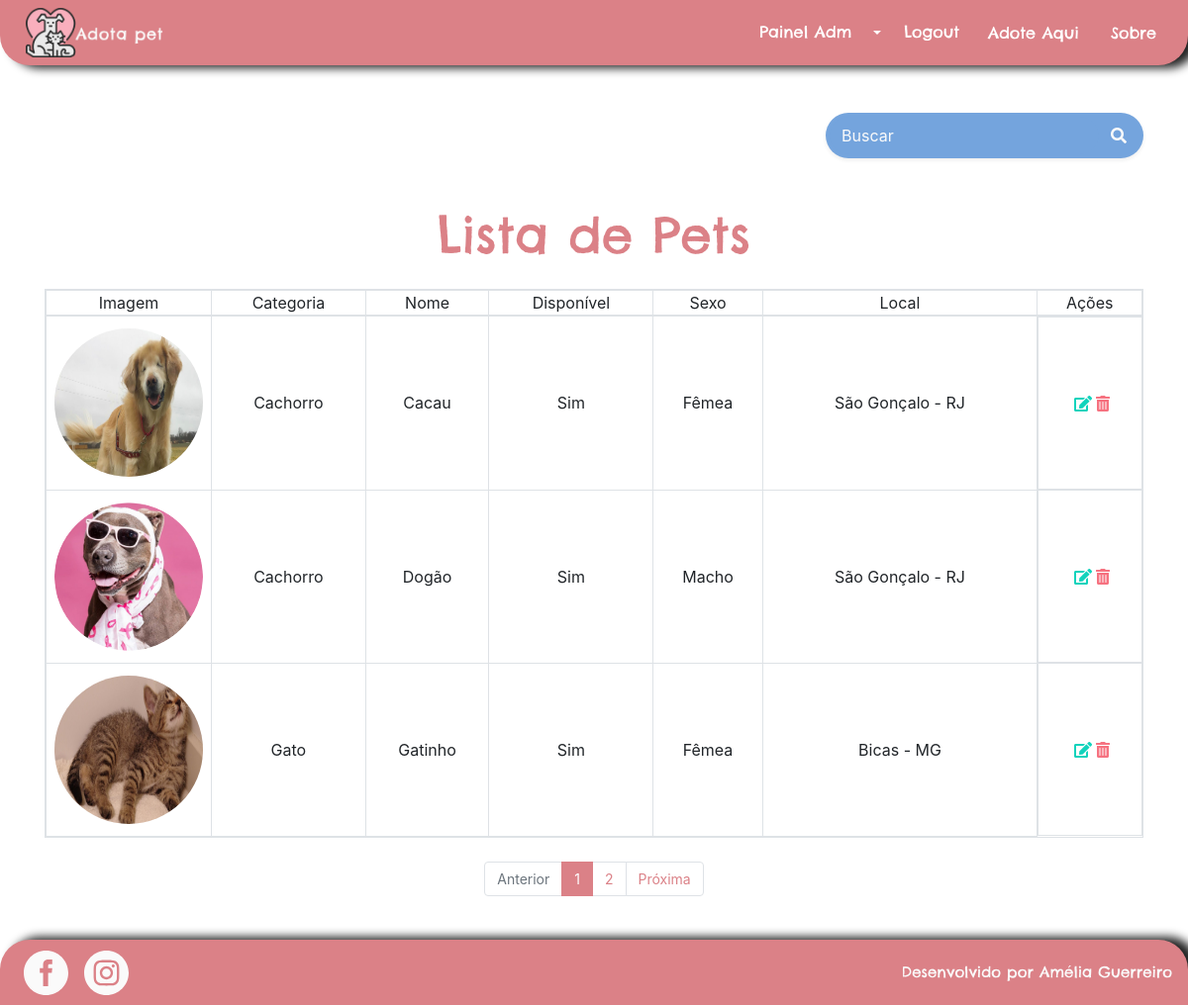
Page /pets/lista_pets/ (signed in) on the earlier database version.
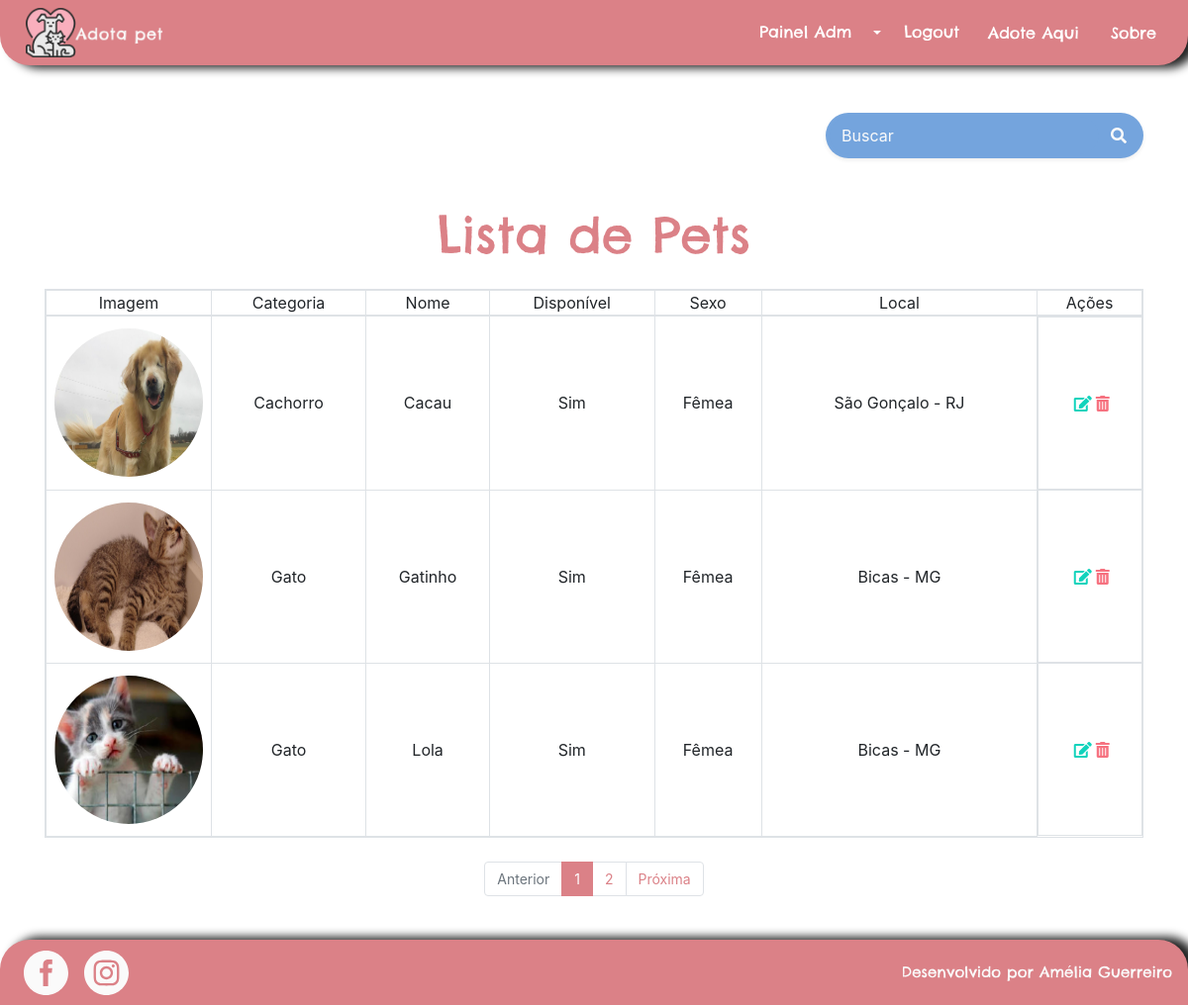
Same page on the later database version.
### pet/models.py (models this page shows, shortened)
class Pet(models.Model):
    categoria = models.ForeignKey(Categoria, related_name='pets', on_delete=models.DO_NOTHING)
    nome = models.CharField(max_length=100, db_index=True)
    slug = models.SlugField(max_length=100)
    imagem = models.CharField(max_length=50, blank=True)
    preco = models.DecimalField(max_digits=6, decimal_places=2)
    disponivel = models.BooleanField(default=False)
    link_instagram = models.URLField(max_length=200, blank=True)
    link_facebook = models.URLField(max_length=200, blank=True)
    telefone = models.CharField(max_length=15)
    sexo_escolhas = [('F', 'Fêmea'), ('M', 'Macho'), ('N', 'Não sei')]
    sexo = models.CharField(max_length=1, choices=sexo_escolhas, default='N')
    descricao = models.TextField()
    data_cadastro = models.DateField(default=datetime.now)
    data_nascimento = models.DateField(blank=True)
    likes = models.PositiveIntegerField(default=0)
    dislikes = models.PositiveIntegerField(default=0)
    raca = models.CharField(max_length=20, blank=True)
    estado_escolhas = [('AC', 'Acre'), ('AL', 'Alagoas'), ('AP', 'Amapá'), ('AM', 'Amazonas'),
                       ('BA', 'Bahia'), ('CE', 'Ceará'), ('ES', 'Espírito Santo'), ('GO', 'Goiás'),
                       ('MA', 'Maranhão'), ('MT', 'Mato Grosso'), ('MS', 'Mato Grosso do Sul'),
                       ('MG', 'Minas Gerais'), ('PA', 'Pará'), ('PB', 'Paraíba'), ('PR', 'Paraná'),
                       ('PE', 'Pernambuco'),('PI', 'Piauí'), ('RJ', 'Rio de Janeiro'),
                       ('RN', 'Rio Grande do Norte'), ('RS', 'Rio Grande do Sul'),
                       ('RO', 'Rondônia'), ('RR', 'Roraima'), ('SC', 'Santa Catarina'),
                       ('SP', 'São Paulo'), ('SE', 'Sergipe'),
                       ('TO', 'Tocantins'), ('DF', 'Distrito Federal')]
    estado = models.CharField(max_length=2, choices=estado_escolhas)
    cep = models.CharField(max_length=9)
    cidade = models.CharField(max_length=20)
    usuario = models.ForeignKey(User, on_delete=models.CASCADE, null=True)
    class Meta:
        db_table='pet'
    def __str__(self):
        return self.nome
    def get_sexo(self):
        if self.sexo == "M":
            return "Macho"
        elif self.sexo == "F":
            return "Fêmea"
        elif self.sexo == "N":
            return "Não sabe"
    def get_disponivel(self):
        if self.disponivel:
            return "Sim"
        else:
            return "Não"

### categoria/models.py (models this page shows)
class Categoria(models.Model):
    nome = models.CharField(max_length=70, db_index=True, unique=True)
    slug = models.SlugField(max_length=70)
    class Meta:
        db_table = 'categoria'
        ordering = ('nome', )
    def __str__(self):
        return self.nome

### pet/views.py (the view)
# urls.py: path('lista_pets/', views.lista_pets, name='lista_pets'),
@user_passes_test(lambda u: u.is_staff)
def lista_pets(request):
    form = PesquisaPetForm(request.GET)
    if form.is_valid():
        query_string = form.cleaned_data['query_string']
        lista_de_pets = Pet.objects.filter(nome__icontains=query_string).order_by('nome') | Pet.objects.filter(cidade__icontains=query_string).order_by('nome') | Pet.objects.filter(estado__icontains=query_string).order_by('nome')
        paginator = Paginator(lista_de_pets, 3)
        pagina = request.GET.get('pagina')
        page_obj = paginator.get_page(pagina)
        print(lista_de_pets)
        print(page_obj)
        return render(request, 'pet/pesquisa_pet.html', {'pets': page_obj, 'form': form, 'query_string': query_string})
    else:
        raise ValueError("Ocorreu um erro inesperado ao tentr recuperar pet.")

### pet/forms.py
class PesquisaPetForm(forms.Form):
    query_string = forms.CharField(
        widget=forms.TextInput(attrs={'class': 'form-control border-0 bg-secondary', 'max-lenght': '100',
                                      'placeholder': 'Buscar', 'aria-describedby': 'button-addon1',
                                      'style': 'border-radius: 25px; background-color: var(--blue) !important; color: var(--white)'}, ),
        required=False
    )

### pet/templates/pet/pesquisa_pet.html (shortened to what this page needs)
{%  extends "base.html" %}
{% load static %}
{% block corpo %}
    <div class="container">
        <form action="" method="GET" class="d-flex justify-content-center justify-content-sm-end mb-3 mt-5">
            <div class="p-1 bg-secondary rounded rounded-pill shadow-sm mb-4" style="background-color: var(--blue) !important;">
                <div class="input-group">
                    {{ form.query_string }}
                     <div class="input-group-append">
                        <button id="button-addon1" type="submit" class="btn btn-link text-light">
                            <i class="fa fa-search"></i>
                        </button>
                    </div>
                </div>
            </div>
        </form>
        {% if pets %}
            <h1 class="mb-4 mt-4 text-center text-primary" style="font-size: 50px">Lista de Pets</h1>
            <table class="table-bordered table-responsive w-100 mx-auto mb-4">
                <thead>
                    <tr>
                        <th class="text-center">Imagem</th>
                        <th class="text-center">Categoria</th>
                        <th class="text-center">Nome</th>
                        <th class="text-center">Disponível</th>
                        <th class="text-center">Sexo</th>
                        <th class="text-center">Local</th>
                        <th  class="text-center" > Ações </th>
                    </tr>
                </thead>
                <tbody>
                    {%  for pet in pets %}
                        <tr>
                            <td class="text-center align-middle" width="15%">
                                <img style="width: 150px; height: 150px; border-radius: 200px;" class="mb-2 mt-2 ml-2 mr-2" src="{% static 'images/pets/' %}{{ pet.imagem }}" alt="{{ pet.nome }}">
                            </td>
                            <td class="text-center align-middle ml-2 mr-2" >
                                {{ pet.categoria }}
                            </td>
                            <td class="text-center align-middle ml-2 mr-2">
                                {{ pet.nome }}
                            </td>
                            <td  class="text-center align-middle ml-2 mr-2">
                                {{ pet.get_disponivel }}
                            </td>
                            <td  class="text-center align-middle ml-2 mr-2">
                                {{ pet.get_sexo }}
                            </td>
                            <td class="text-center align-middle ml-2 mr-2">
                                {{ pet.cidade }} - {{ pet.estado }}
                            </td>
                            <td class="text-center align-middle d-inline-flex justify-content-center align-items-center w-100" style="height: 175px">
                                 <a href="{% url 'pet:edita_pet' pet.id %}">
                                     <i class="fas fa-edit ml-2" style="color: var(--success)"></i>
                                 </a>
                                 <form action="{% url 'pet:remove_pet' pet.id %}" method="POST" class="d-inline">
                                     <button type="submit" class='text-decoration-none border-0 p-0 confirm-delete'
                                             onclick="return confirm('Deseja deletar?')" style="background: none ">
                                        <i class="fas fa-trash-alt mr-1 ml-1" style="color: var(--danger)"></i>
                                     </button>
                                 </form>
                            </td>
                        </tr>
                    {% endfor %}
                </tbody>
            </table>
            <div style='font-size: 14px; margin-bottom: 28px' class="justify-content-center d-flex">
                {% if pets.has_other_pages %}
                 <ul class='pagination'>
                    {% if pets.has_previous %}
                       <li class='page-item'><a class='page-link' href='?pagina={{ pets.previous_page_number }}&query_string={{query_string}}'>Anterior</a></li>
                    {% else %}
                       <li class='page-item disabled'><a class='page-link' href='#' tabindex='-1'>Anterior</a></li>
                    {% endif %}
                    {% for i in pets.paginator.page_range %}
                       {% if pets.number == i %}
                          <li class='page-item active'><a class='page-link' href='#'>{{ i }} </a></li>
                       {% else %}
                          <li class='page-item'><a class='page-link' href='?pagina={{ i }}&query_string={{query_string}}'>{{ i }}</a></li>
                       {% endif %}
                    {% endfor %}
                    {% if pets.has_next %}
                       <li class='page-item'><a class='page-link' href='?pagina={{ pets.next_page_number }}&query_string={{query_string}}'>Próxima</a></li>
                    {% else %}
                       <li class='page-item disabled'><a class='page-link' href='#' tabindex='-1'>Próxima</a></li>
                    {% endif %}
                 </ul>
                {% endif %}
            </div>
        {% endif %}
    </div>
{% endblock %}

### templates/base.html (shortened to what this page needs)
{% load static %}
<!DOCTYPE html>
<html lang="pt">
<head>
    <link rel="stylesheet" type="text/css" href="{% static 'css/styles.css' %}">
    <link rel="stylesheet" type="text/css" href="{% static 'css/bootstrap.css' %}">
    <link rel="stylesheet" type="text/css" href="{% static 'css/custom.css' %}">
    <link rel="stylesheet" type="text/css" href="{% static 'css/all.css' %}">
</head>
<body>
    <div class="wrapper">
    {% block header %}
        <nav class="navbar navbar-expand-lg navbar-dark bg-primary ">
            <a href="/" class=" linkLogo"><img src="{% static 'images/logo.png' %}" id="logoNav"
                class="img-responsive img-fluid " alt="logo adotaPet"></a>
            <div class="collapse navbar-collapse justify-content-end" id="navbarTogglerDemo02">
              <ul class="nav linkNavBar mt-lg-0 justify-content-center">
                <div class="btn-group">
                    {% if not user.is_authenticated %}
                        <a href="{% url 'autenticacao:login' %}"><button type="button" class="btn text-white">Login</button></a>
                        <button type="button" class="btn dropdown-toggle dropdown-toggle-split text-white" data-toggle="dropdown" aria-haspopup="true" aria-expanded="false">
                            <span class="sr-only">Toggle Dropdown</span>
                        </button>
                        <div class="dropdown-menu">
                            <a class="dropdown-item" href="{% url 'autenticacao:registra_usuario' %}">Cadastre-se</a>
                        </div>
                    {% elif  user.is_staff%}
                        <a><button type="button" class="btn text-white">Painel Adm</button></a>
                        <button type="button" class="btn dropdown-toggle dropdown-toggle-split text-white" data-toggle="dropdown" aria-haspopup="true" aria-expanded="false">
                        </button>
                        <li class="nav-item">
                          <a href="{% url 'autenticacao:logout' %}"><button type="button" class="btn text-white">Logout</button></a>
                        </li>
                    {% else %}
                        <a href="{% url 'autenticacao:logout' %}"><button type="button" class="btn text-white">Logout</button></a>
                    {% endif %}
                </div>
                <li class="nav-item active ">
                  <a class="nav-link text-white" href="{% url 'pet:index' %}">Adote Aqui<span class="sr-only">(Página atual)</span></a>
                </li>
                <li class="nav-item">
                  <a class="nav-link text-white" href="/about/">Sobre</a>
                </li>
              </ul>
            </div>
        </nav>
    {% endblock %}
        {% block corpo %}
        {% endblock %}
    <div class="push"></div>
    </div>
    {% block footer %}
        <footer class="footer d-flex align-items-center">
            <div class="ml-4 d-inline-flex">
              <a href="https://www.facebook.com/jujubaohime"><img src="{% static 'images/iconFacebook.svg' %}", style="height: 45px; width: 45px;" alt="Facebook Icon"></a>
              <a href="https://www.instagram.com/jujubaohime/"><img src="{% static 'images/iconInstagram.svg' %}", class="ml-3" style="height: 45px; width: 45px;" alt="Instagram Icon"></a>
            </div>
            <h1 class="m-0 text-light h5 mr-3 ml-2 text-right w-100" style="font-size: 15px;">Desenvolvido por Amélia Guerreiro</h1>
        </footer>
    {% endblock %}
</body>
</html>

### static/css/styles.css (style rules this page uses)
html, body, div, span, applet, object, iframe, h1, h2, h3, h4, h5, h6, p, blockquote, pre, a, abbr, acronym, address, big, cite, code, del, dfn, em, img, ins, kbd, q, s, samp, small, strike, strong, sub, sup, tt, var, b, u, i, center, dl, dt, dd, ol, ul, li, fieldset, form, label, legend, table, caption, tbody, tfoot, thead, tr, th, td, article, aside, canvas, details, embed, figure, figcaption, footer, header, hgroup, menu, nav, output, ruby, section, summary, time, mark, audio, video { margin: 0; padding: 0; border: 0; font-size: 100%; font: inherit; vertical-align: baseline; }
article, aside, details, figcaption, figure, footer, header, hgroup, menu, nav, section { display: block; }
body { line-height: 1; }
ol, ul { list-style: none; }
table { border-collapse: collapse; border-spacing: 0; }
h1 { font-family: Chelsea !important; }
#logoNav { height: 50px; margin-left: 10px; }
.navbar { border-bottom-left-radius: 30px; border-bottom-right-radius: 30px; width: 100%; box-shadow: 10px 3px 10px #252525 }
.footer { box-shadow: 10px -3px 10px #252525; border-top-left-radius: 30px; border-top-right-radius: 30px; }
.linkNavBar a { font-family: Chelsea; transition: 0.3s; border-radius: 20px; }
.linkNavBar button { border-radius: 25px; transition: 0.3s; }
html, body { height: 100%; margin: 0; }
.wrapper { min-height: 100%; margin-bottom: -66px; }
.footer, .push { height: 66px; background: var(--primary); }
.push { background: none; }

### static/css/all.css (style rules this page uses)
.fa, .fas, .far, .fal, .fad, .fab { -moz-osx-font-smoothing: grayscale; -webkit-font-smoothing: antialiased; display: inline-block; font-style: normal; font-variant: normal; text-rendering: auto; line-height: 1; }
.fa-edit:before { content: "\f044"; }
.fa-search:before { content: "\f002"; }
.fa-trash-alt:before { content: "\f2ed"; }

Differences in the rows shown:
removed Pet: imagem (picture), categoria "Cachorro", nome "Dogão", get_disponivel "Sim", get_sexo "Macho", cidade "São Gonçalo", estado "RJ"
now on this page (row unchanged): Pet: imagem (picture), categoria "Gato", nome "Lola", get_disponivel "Sim", get_sexo "Fêmea", cidade "Bicas", estado "MG"
